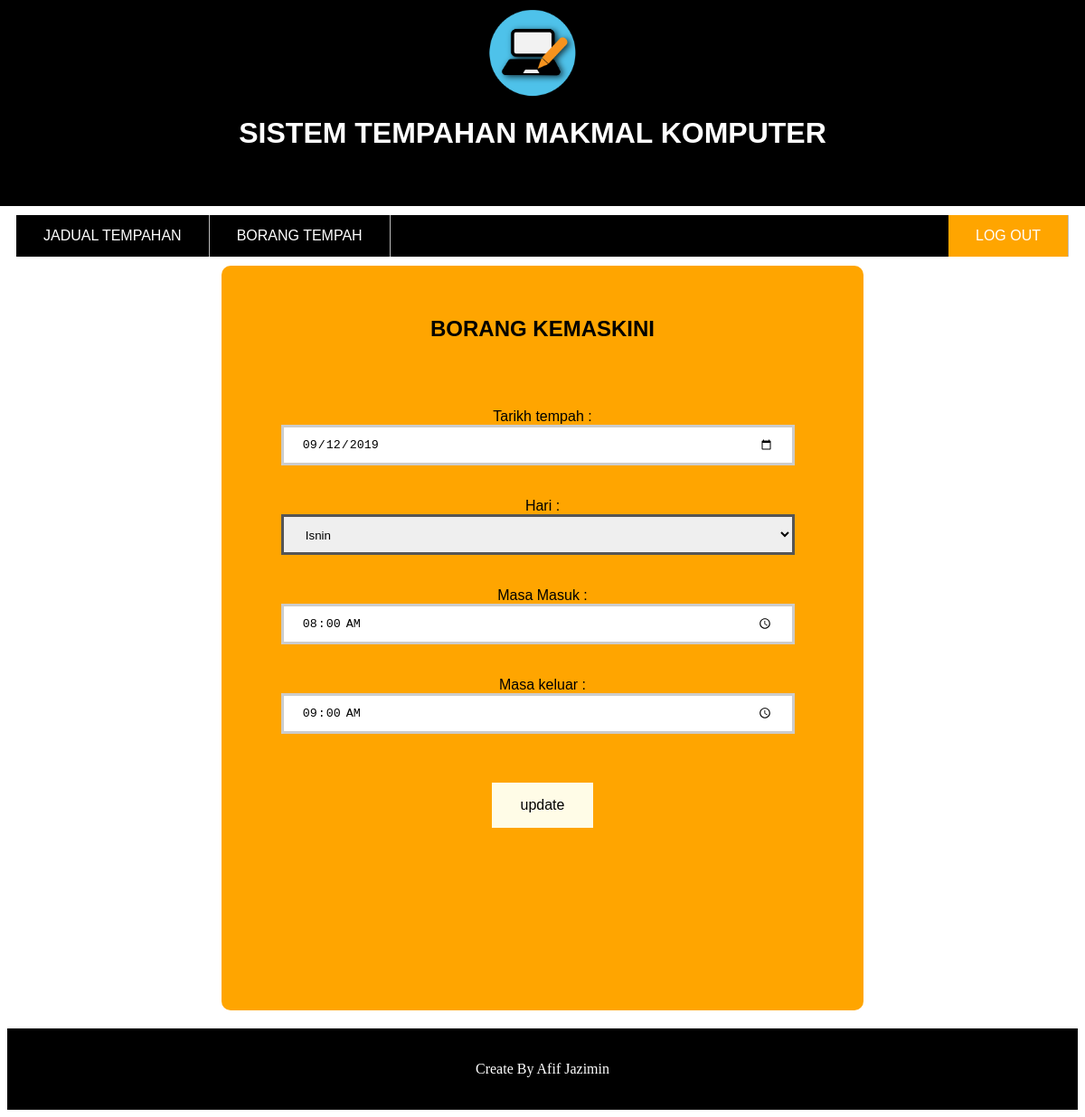
Page /bookinglab/update.php?update=52 (signed in) on the committed database.
### tables this page shows
CREATE TABLE IF NOT EXISTS `booking` (
  `no` int(11) NOT NULL AUTO_INCREMENT,
  `Nama` varchar(100) NOT NULL,
  `Subjek` varchar(50) NOT NULL,
  `Tarikh_tempah` varchar(20) NOT NULL,
  `Hari` varchar(15) NOT NULL,
  `Masa_masuk` varchar(20) NOT NULL,
  `Masa_keluar` varchar(20) NOT NULL,
  PRIMARY KEY (`no`)
);

### bookinglab/update.php (the view, shortened to what this page needs)
<html>
<head>
	</head>
		<body bgcolor="white">
			<div id="header">
				<img src="content-writing-e1509826195377.png" width="100">
					<h1>SISTEM TEMPAHAN MAKMAL KOMPUTER</h1>
		</div>
<div id="nav">
				<ul>
					<li><a href="table1.php">JADUAL TEMPAHAN</a></li>
					<li><a href="home.php">BORANG TEMPAH</a></li>
					<li style="float:right"><a class="active" href="logout.php">LOG OUT</a></li>
				</ul>
</div>
			<div id ="form">
<br><br>
					<h2>BORANG KEMASKINI </h2>
<br><br>
<?php
include("dbconn.php");
$id = $_GET['update'];
$display = "SELECT * FROM booking WHERE no = '$id'";
$res = mysqli_query($connection, $display);
while($row = mysqli_fetch_array($res)){
?>
<form method="POST" action="Btnupdate.php">
<br>
					Tarikh tempah :<br>
					<input type="date" name="Tarikh_tempah" value="<?php echo $row['Tarikh_tempah'];  ?>" placeholder="Tarikh tempah">
<br><br><br>
					Hari :<br>
						<select name="Hari">
							<option value="Isnin">Isnin</option>
						</select>
<br><br><br>
					Masa Masuk :<br>
					<input type="time" name="Masa_masuk" value="<?php echo $row['Masa_masuk']; ?>" placeholder="Masa masuk">
<br><br><br>
					Masa keluar :<br>
					<input type="time" name="Masa_keluar" value="<?php echo $row['Masa_keluar']; ?>" placeholder="Masa keluar">
<br><br><br><br>
			<center><input type="submit" class="button" name="update" value="update"></center>
<br>
</form>
<?php } ?>
		</div>
			<div id="footer">
					<p>Create By Afif Jazimin</p>
			</div>
	</body>
</html>

### bookinglab/update.php (style rules this page uses)
h1 { color:WHITE; font-family:arial; }
h2 { color:Black; font-family:arial; }
#header { text-align:center; margin-top:30px; background-color:black; margin-left:-30px; margin-top:-30px; margin-right:-8px; padding-bottom:40px; padding-top:30px; margin-bottom:10px; }
#nav { font-family:arial; }
ul { list-style-type: none; margin: 10; padding: 0; overflow: hidden; background-color: black; }
li { float: left; border-right:1px solid #bbb; }
li a { display: block; color: white; text-align: center; padding: 14px 30px; text-decoration: none; }
.active { background-color: orange; }
#form { background-color:orange; border-radius:10px; font-family:arial; text-align:center; width:60%; height:100%; position:center; margin:0 auto; padding-bottom: 40px; }
#form form { margin:0 auto; font-color:black; }
input[type=date] { width:80%; height:45px; padding: 12px 20px; margin-right: 10px; box-sizing: border-box; border: 3px solid #ccc; -webkit-transition: 0.5s; transition: 0.5s; outline: none; }
select { width:80%; height:45px; padding: 12px 20px; margin-right: 10px; box-sizing: border-box; border: 3px solid #ccc; -webkit-transition: 0.5s; transition: 0.5s; outline: none; }
select { border: 3px solid #555; }
input[type=time] { width:80%; height:45px; padding: 12px 20px; margin-right: 10px; box-sizing: border-box; border: 3px solid #ccc; -webkit-transition: 0.5s; transition: 0.5s; outline: none; }
.button { background-color: #FFFCE7; border: none; color: black; padding: 16px 32px; text-align: center; text-decoration: none; display: inline-block; font-size: 16px; margin: 0px 100px; -webkit-transition-duration: 0.4s; transition-duration: 0.4s; cursor: pointer; }
#footer { text-align:center; background-color:black; color:white; padding-top:20px; padding-bottom:20px; margin-top:20px; }

### rows in the picture
booking: Tarikh_tempah "09/12/2019", Masa_masuk "08:00", Masa_keluar "09:00"
